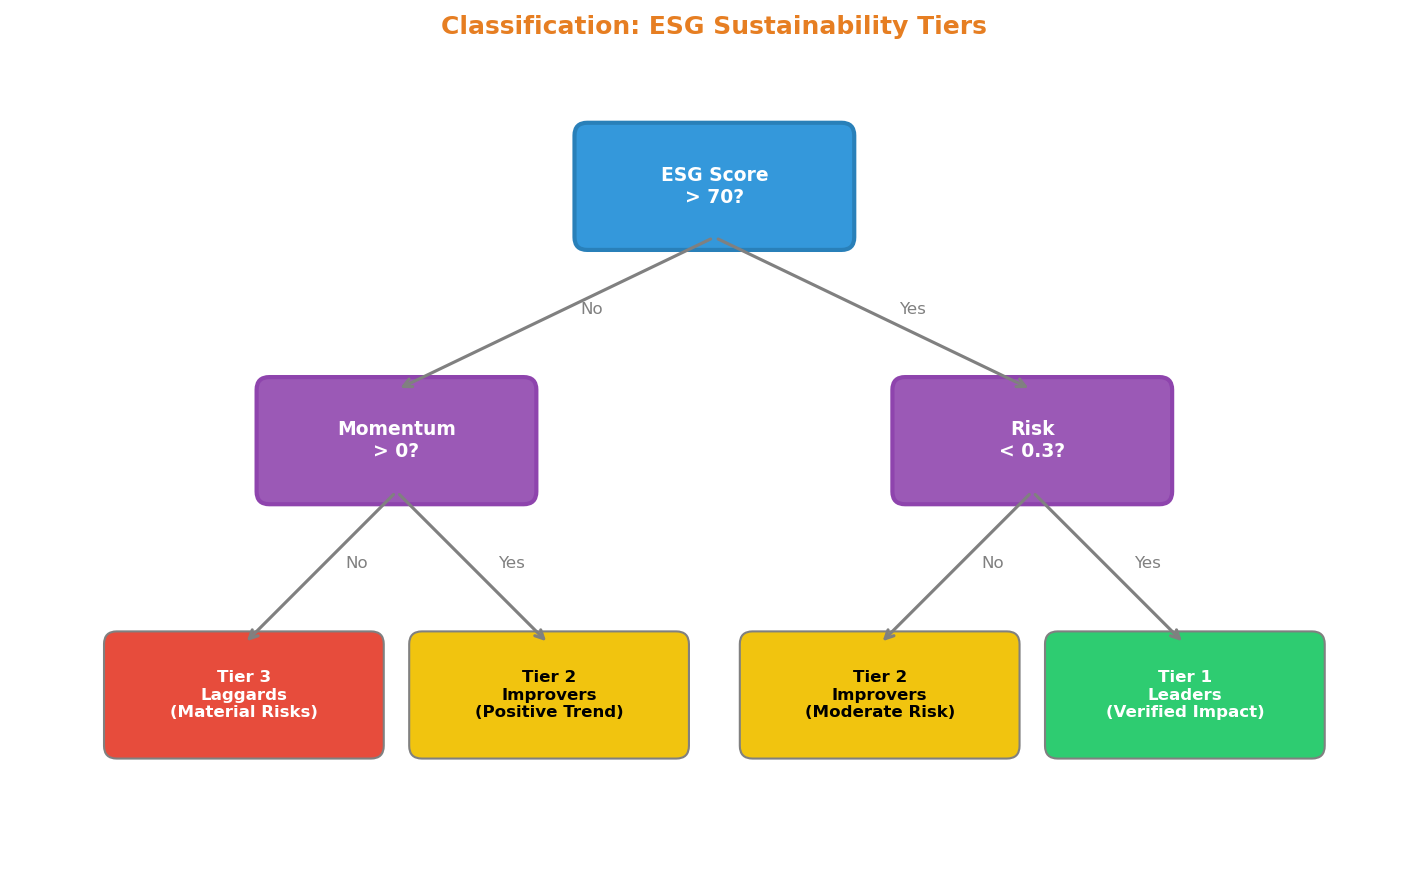

Python code for this plot:
"""Classification Tiers - Decision tree classification of ESG companies"""
import numpy as np
import matplotlib.pyplot as plt
import matplotlib.patches as mpatches
from pathlib import Path

plt.rcParams.update({
    'font.size': 10, 'axes.labelsize': 10, 'axes.titlesize': 11,
    'xtick.labelsize': 9, 'ytick.labelsize': 9, 'legend.fontsize': 9,
    'figure.figsize': (10, 6), 'figure.dpi': 150
})

fig, ax = plt.subplots(figsize=(10, 6))

# Create decision tree visualization
# Root node
root = mpatches.FancyBboxPatch((4, 5), 2, 0.8, boxstyle="round,pad=0.1",
                                facecolor='#3498db', edgecolor='#2980b9', linewidth=2)
ax.add_patch(root)
ax.text(5, 5.4, 'ESG Score\n> 70?', ha='center', va='center', fontsize=9, color='white', fontweight='bold')

# Level 2 nodes
node_l1 = mpatches.FancyBboxPatch((1.5, 3), 2, 0.8, boxstyle="round,pad=0.1",
                                   facecolor='#9b59b6', edgecolor='#8e44ad', linewidth=2)
ax.add_patch(node_l1)
ax.text(2.5, 3.4, 'Momentum\n> 0?', ha='center', va='center', fontsize=9, color='white', fontweight='bold')

node_r1 = mpatches.FancyBboxPatch((6.5, 3), 2, 0.8, boxstyle="round,pad=0.1",
                                   facecolor='#9b59b6', edgecolor='#8e44ad', linewidth=2)
ax.add_patch(node_r1)
ax.text(7.5, 3.4, 'Risk\n< 0.3?', ha='center', va='center', fontsize=9, color='white', fontweight='bold')

# Leaf nodes (Tiers)
colors_tier = {'Tier 1': '#2ecc71', 'Tier 2': '#f1c40f', 'Tier 3': '#e74c3c'}
tier_positions = [
    ('Tier 3', 0.3, 1, 'Laggards\n(Material Risks)'),
    ('Tier 2', 2.7, 1, 'Improvers\n(Positive Trend)'),
    ('Tier 2', 5.3, 1, 'Improvers\n(Moderate Risk)'),
    ('Tier 1', 7.7, 1, 'Leaders\n(Verified Impact)')
]

for tier, x, y, label in tier_positions:
    node = mpatches.FancyBboxPatch((x, y), 2, 0.8, boxstyle="round,pad=0.1",
                                    facecolor=colors_tier[tier], edgecolor='gray', linewidth=1)
    ax.add_patch(node)
    ax.text(x + 1, y + 0.4, f'{tier}\n{label}', ha='center', va='center',
            fontsize=8, color='white' if tier != 'Tier 2' else 'black', fontweight='bold')

# Draw edges
edges = [
    ((5, 5), (2.5, 3.8), 'No'),
    ((5, 5), (7.5, 3.8), 'Yes'),
    ((2.5, 3), (1.3, 1.8), 'No'),
    ((2.5, 3), (3.7, 1.8), 'Yes'),
    ((7.5, 3), (6.3, 1.8), 'No'),
    ((7.5, 3), (8.7, 1.8), 'Yes')
]

for (x1, y1), (x2, y2), label in edges:
    ax.annotate('', xy=(x2, y2), xytext=(x1, y1),
               arrowprops=dict(arrowstyle='->', color='gray', lw=1.5))
    mid_x, mid_y = (x1 + x2) / 2, (y1 + y2) / 2
    ax.text(mid_x + 0.2, mid_y, label, fontsize=8, color='gray')

ax.set_xlim(-0.5, 10.5)
ax.set_ylim(0, 6.5)
ax.set_aspect('equal')
ax.axis('off')
ax.set_title('Classification: ESG Sustainability Tiers', fontsize=12, fontweight='bold', color='#e67e22')

plt.tight_layout()
plt.savefig(Path(__file__).parent / 'chart.pdf', dpi=300, bbox_inches='tight')
plt.savefig(Path(__file__).parent / 'chart.png', dpi=150, bbox_inches='tight')
plt.close()
print("09_classification_tiers created")
